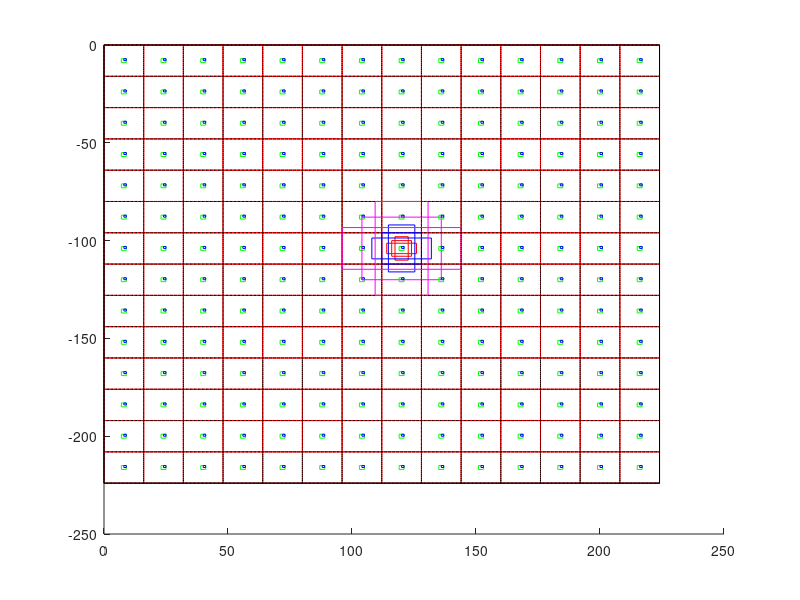

MATLAB code to generate this figure:

rectangle('Position',[0 -224 224 224])
axis([0 250 -250 0])
for i = 0:16:224-16
    for j = 0:16:224
        rectangle('Position',[i -j 16 16], 'EdgeColor', 'r')
    end
end

close all
sprintf('Visualizing grid cell in red')
rectangle('Position',[0 -224 224 224])
%axis([0 250 -250 0])
for i = 0:16:224-16
    c_c = i + 16/2;
    for j = 16:16:224
        rectangle('Position',[i -j 16 16], 'LineStyle', ':')
        c_r = -j + 16/2;
        rectangle('Position',[c_c-1 c_r-1 2 2], 'EdgeColor', 'g')
        rectangle('Position',[c_c c_r 1 1], 'EdgeColor', 'b')
        if j == 112 && i == 112
            for sz = [8, 16, 32]
                if sz == 8
                    col = 'r';
                end
                if sz == 16
                    col = 'b';
                end
                if sz == 32
                    col = 'm';
                end
                rectangle('Position',[c_c-sz/2 c_r-sz/2 sz sz], 'EdgeColor', col)
                rectangle('Position',[c_c-sz*1.5/2 c_r-sz/1.5/2 sz*1.5 sz/1.5], 'EdgeColor', col)
                rectangle('Position',[c_c-sz/1.5/2 c_r-sz*1.5/2 sz/1.5 sz*1.5], 'EdgeColor', col)
                %rectangle('Position',[c_c-8*0.5/2 c_r-8/0.5/2 8*0.5 8/0.5], 'EdgeColor', 'r')
            end
        end
    end
end

